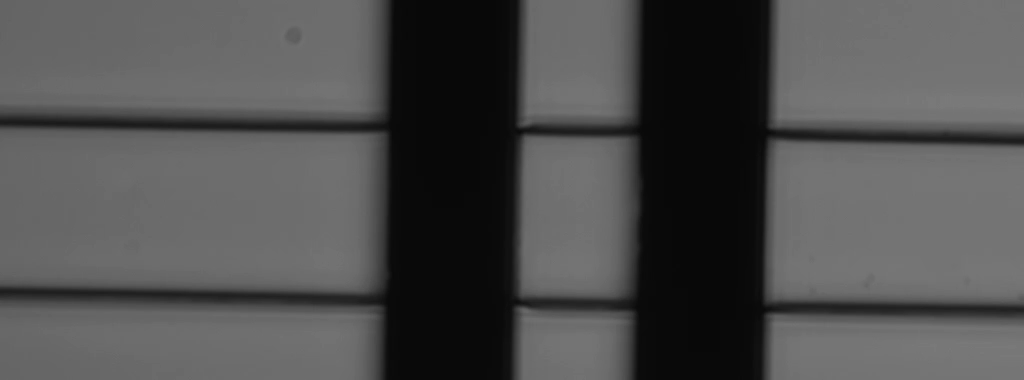
#> input picture extracted_frame.png, 1024 x 380 px
$ python show_ROI.py
#> lines starting #> are read from the running program, lines starting #| are printed output that depends on the picture
import cv2
import matplotlib.pyplot as plt

# Load the image
image_path = "extracted_frame.png"
image = cv2.imread(image_path, cv2.IMREAD_GRAYSCALE)
#> image is the input picture: shape (380, 1024); min 8, max 122, mean 78.2

# Define the region of interest (ROI)
x_start, x_end = 200, 300
roi = image[:, x_start:x_end]  # Full height, columns 200 to 250
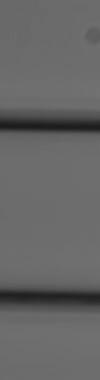
#> roi: shape (380, 100); min 27, max 114, mean 102.1

# Display the original image and the ROI
plt.figure(figsize=(10, 5))

# Show original image
plt.subplot(1, 2, 1)
plt.imshow(image, cmap='gray')
plt.title("Original Image")
plt.axis('off')

# Show ROI
plt.subplot(1, 2, 2)
plt.imshow(roi, cmap='gray')
plt.title("Region of Interest (200-250)")
plt.axis('off')

plt.show()
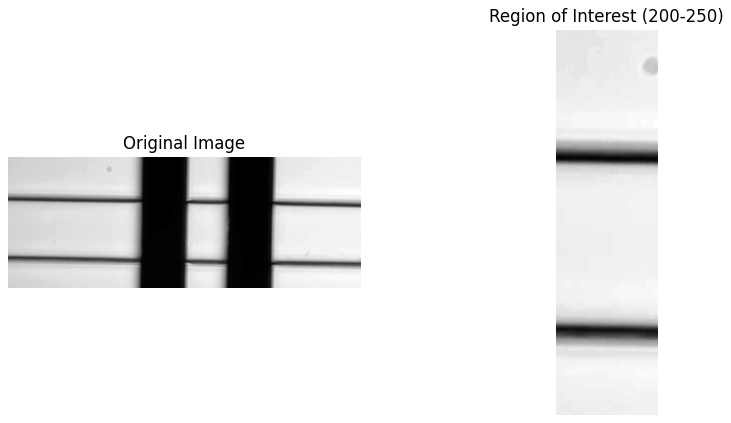
#> figure drawn by matplotlib, 2 panels
